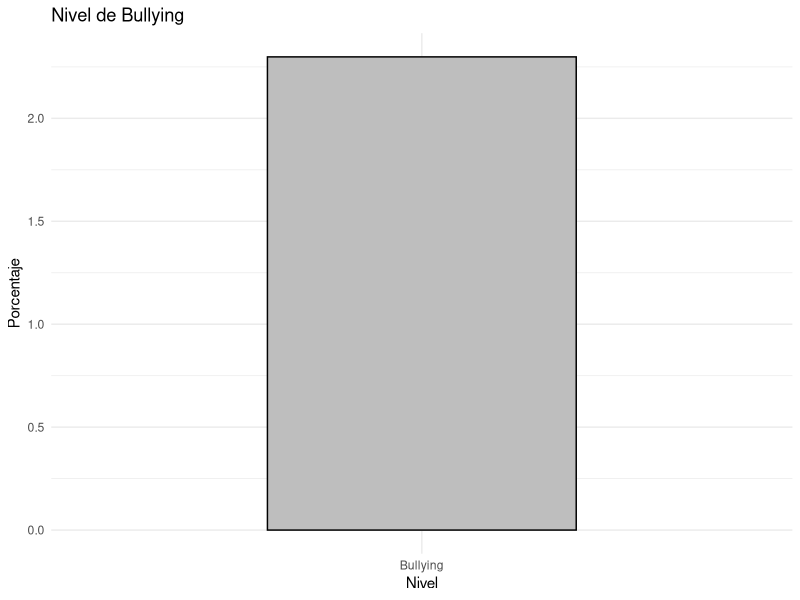
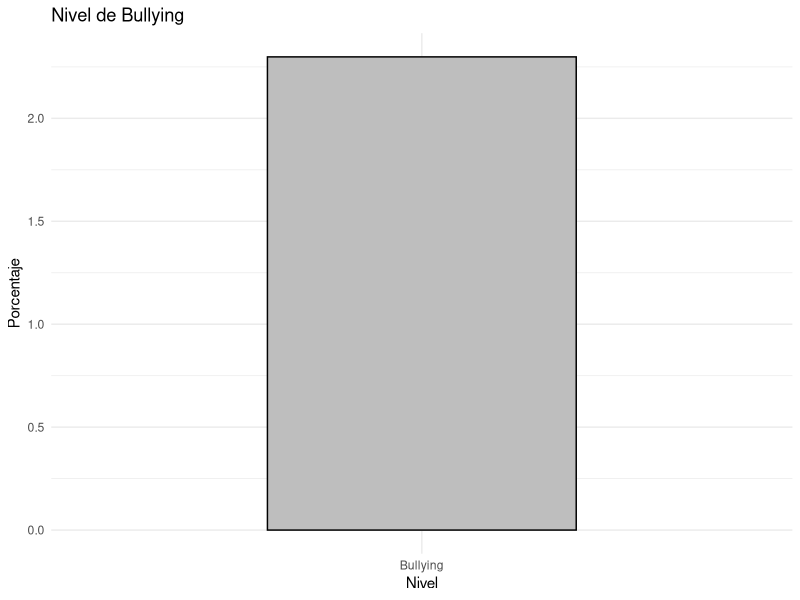

These figures' R source, in order:
# Instala ggplot2 si no lo tienes instalado
# install.packages("ggplot2")

# Carga la librería ggplot2
library(ggplot2)

# Generar un porcentaje aleatorio para el nivel de bullying
porcentaje_bullying <- runif(1, 0, 100)

# Crear un marco de datos para el nivel de bullying
datos_bullying <- data.frame(Nivel = "Bullying", Porcentaje = porcentaje_bullying)

# Crear un gráfico de barras cartesiano con un color gris
grafico_bullying_cartesiano <- ggplot(datos_bullying, aes(x = Nivel, y = Porcentaje, fill = Nivel)) +
  geom_bar(stat = "identity", width = 0.5, color = "black", fill = "gray") +
  labs(title = "Nivel de Bullying") +
  theme_minimal() +
  theme(legend.position = "none")

# Mostrar el gráfico cartesiano de bullying
print(grafico_bullying_cartesiano)

# Guardar el gráfico cartesiano de bullying como una imagen JPG
ggsave("grafico_bullying_cartesiano_gris.jpg", grafico_bullying_cartesiano, width = 6, height = 6, dpi = 300)
